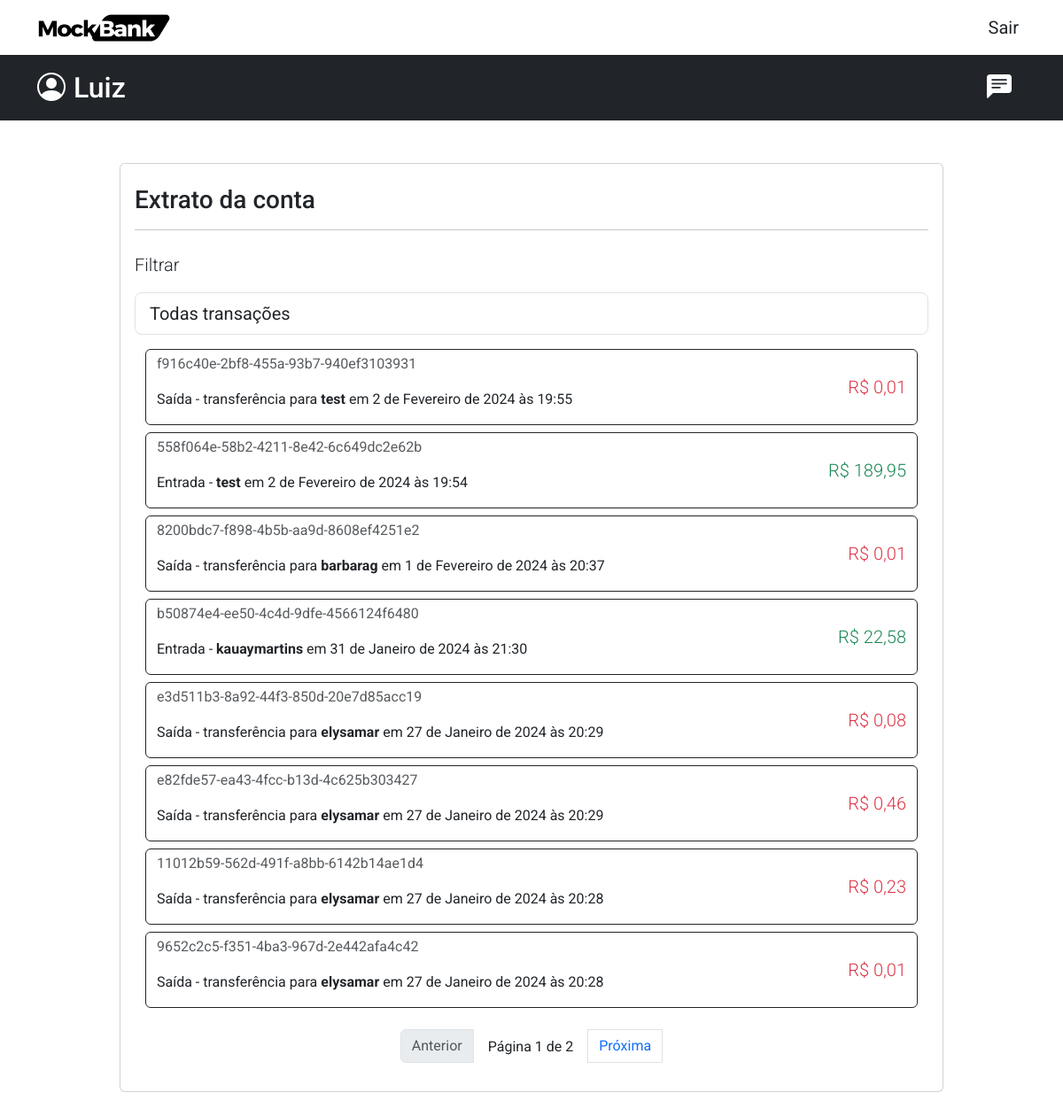
Before: /service/extract/ (signed in) with the older database file.
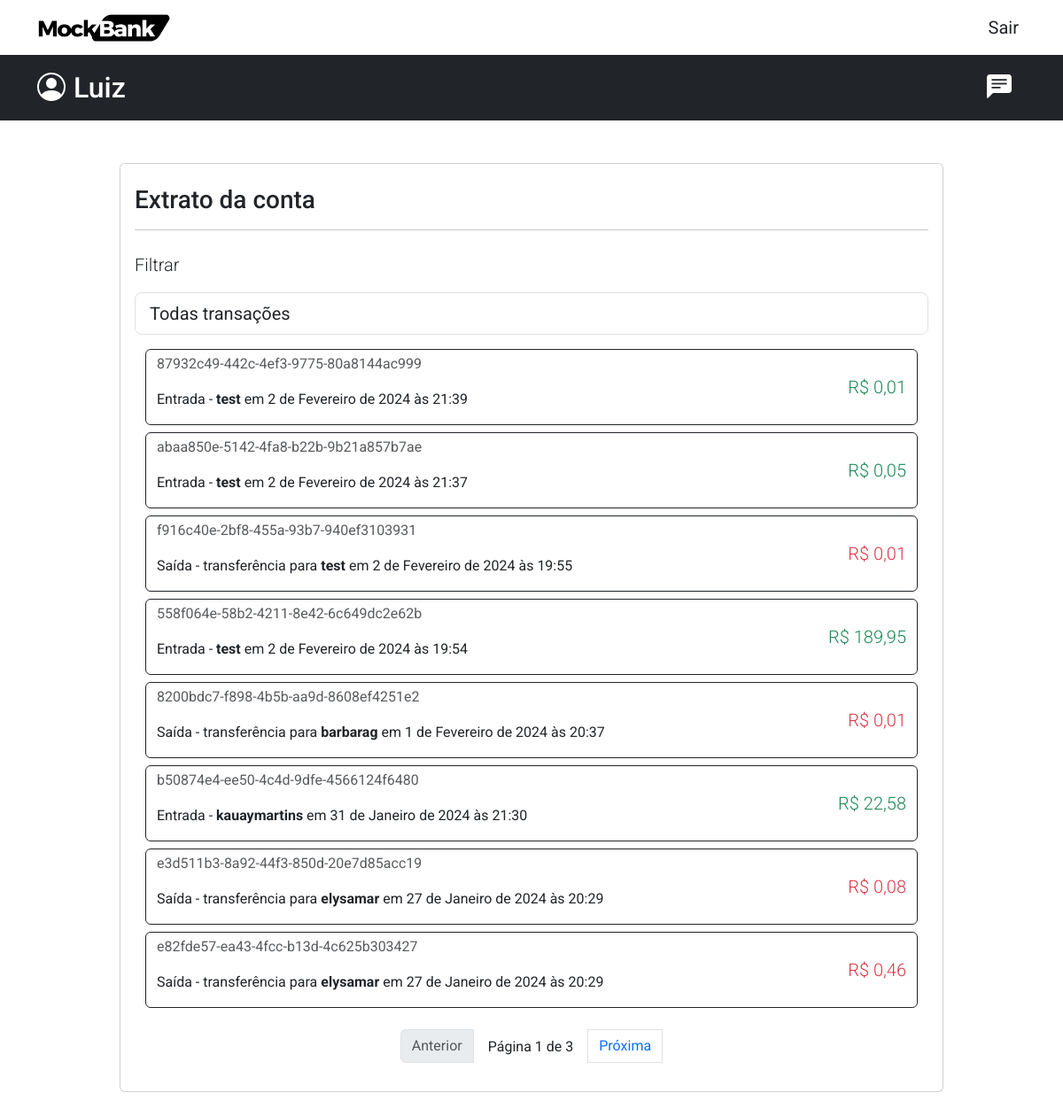
After: the same page with the newer database file.
### service/models.py (models this page shows, shortened)
class TransferModel(models.Model):
    transfer_id = models.UUIDField(primary_key=True, default=uuid.uuid4, editable=False)
    created_at = models.DateTimeField(auto_now_add=True, editable=False)
    value = models.DecimalField(max_digits=8, decimal_places=2)
    sent_by = models.ForeignKey(User, on_delete=models.CASCADE, related_name='sent_transfers')
    received_by = models.ForeignKey(User, on_delete=models.CASCADE, related_name='received_transfers')
    class Meta:
        ordering = ['-created_at']

### service/views.py (the view)
# urls.py: path('extract/', views.ExtractAccountView.as_view(), name='extract'),
@method_decorator(login_required(login_url='user:login'), name='dispatch')
class ExtractAccountView(View):
    template_name = 'extract_page.html'
    form_class = forms.ExtractForm
    def get(self, request, *args, **kwargs):
        form = self.form_class(request.GET)
        filter_type = form['filter_type'].value() if form.is_valid() else 'all'
        queryset = ExtractService.extract_account(filter_type=filter_type, user_id=request.user.id)
        paginator = Paginator(queryset, 8)
        page_number = request.GET.get("page")
        page_obj = paginator.get_page(page_number)
        context = {
            'form': form,
            'page_obj': page_obj,
        }
        return render(request, self.template_name, context)

### service/forms/extract_form.py
class ExtractForm(forms.Form):
    FILTER_CHOICES = [
        ('all', 'Todas transações'),
        ('received', 'Entrada'),
        ('sent', 'Saída')
    ]
    filter_type = forms.ChoiceField(choices=FILTER_CHOICES, widget=forms.Select(attrs={'class': 'form-control form-control-lg mt-0 h-100'}))

### service/services.py (called while the page is built)
    @staticmethod
    def extract_account(filter_type, user_id):
        if filter_type == "sent":
            return TransferModel.objects.filter(sent_by=user_id)
        elif filter_type == "received":
            return TransferModel.objects.filter(received_by=user_id)
        else:
            return TransferModel.objects.filter(Q(sent_by=user_id) | Q(received_by=user_id))

### service/templates/extract_page.html (shortened to what the changed rows need)
{% extends "global/base.html" %}
{% load humanize %}
{% block content %}
<main>
    <div class="container mt-5 mb-5">
        <div class="col-12 col-lg-10 mx-auto">
            <div class="card">
                <div class="card-body">
                    <div class="col-12">
                        <div class="row mx-auto mt-3">
                            {% if page_obj %}
                            {% for item in page_obj %}
                                <a href="#" class="mb-2" style="text-decoration: none;">
                                    <div class="container border rounded border-dark text-dark">
                                        <div class="row">
                                            <div class="col-8 col-sm-9 mt-1 ">
                                                <p class="opacity-75">{{ item.transfer_id }}</p>
                                                {% if item.received_by == user %}
                                                <p>Entrada - <strong>{{ item.sent_by }}</strong> em {{ item.created_at }}</p>
                                                {% else %}
                                                <p>Saída - transferência para <strong>{{ item.received_by }}</strong> em {{ item.created_at }}</p>
                                                {% endif %}
                                            </div>
                                            <div class="col-4 col-sm-3 text-end my-auto">
                                                {% if item.received_by == user %}
                                                <p class="text-success my-auto lead"> R$ {{item.value}} </p>
                                                {% else %}
                                                <p class="text-danger my-auto lead"> R$ {{item.value}} </p>
                                                {% endif %}
                                            </div>
                                        </div>
                                    </div>
                                </a>
                            {% endfor %}
                            {% else %}
                            <p class="lead">
                                Você não possui histórico de transações.
                            </p>
                            {% endif %}
                        </div>
                    </div>
                    <div class="col-12 text-center mt-3">
                        <nav>
                            <ul class="pagination justify-content-center">
                                {% if page_obj.has_previous %}
                                <li class="page-item ">
                                    <a class="page-link" href="?page=1{% if form.filter_type.value %}&filter_type={{ form.filter_type.value }}{% endif %}">Anterior</a>
                                </li>
                                {% else %}
                                <li class="page-item disabled">
                                    <a href="#" class="page-link">Anterior</a>
                                </li>
                                {% endif %}
                                 <span class="mt-2 mx-3">
                                    Página {{ page_obj.number }} de {{ page_obj.paginator.num_pages }}
                                 </span>
                                {% if page_obj.has_next %}
                                <a class="page-link" href="?page={{ page_obj.next_page_number }}{% if form.filter_type.value %}&filter_type={{ form.filter_type.value }}{% endif %}">Próxima</a>
                                {% else %}
                                <a class="page-link disabled" href="#">Próxima</a>
                                {% endif %}
                            </ul>
                          </nav>
                    </div>
                </div>
            </div>
        </div>
    </div>
</main>
{% endblock content %}

Changed rows visible on the page:
no longer on this page (row unchanged): TransferModel: transfer_id "11012b59-562d-491f-a8bb-6142b14ae1d4", received_by "elysamar", created_at "27 de Janeiro de 2024 às 20:28", value "0,23"
no longer on this page (row unchanged): TransferModel: transfer_id "9652c2c5-f351-4ba3-967d-2e442afa4c42", received_by "elysamar", created_at "27 de Janeiro de 2024 às 20:28", value "0,01"
added TransferModel: transfer_id "87932c49-442c-4ef3-9775-80a8144ac999", sent_by "test", created_at "2 de Fevereiro de 2024 às 21:39", value "0,01"
added TransferModel: transfer_id "abaa850e-5142-4fa8-b22b-9b21a857b7ae", sent_by "test", created_at "2 de Fevereiro de 2024 às 21:37", value "0,05"
Other visible differences:
{{ page_obj.paginator.num_pages }}: "2" → "3"
